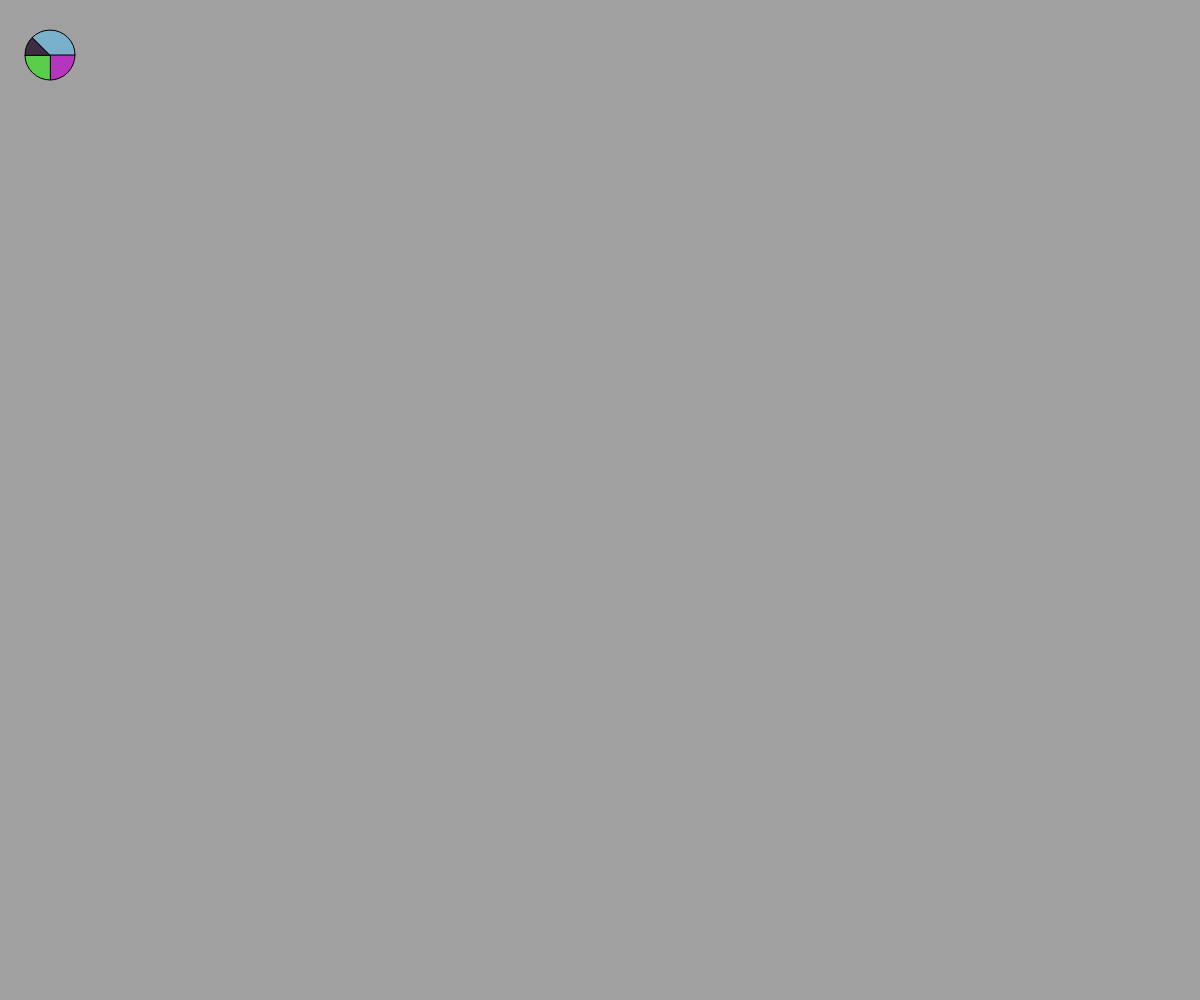
Frame 1 (no input)
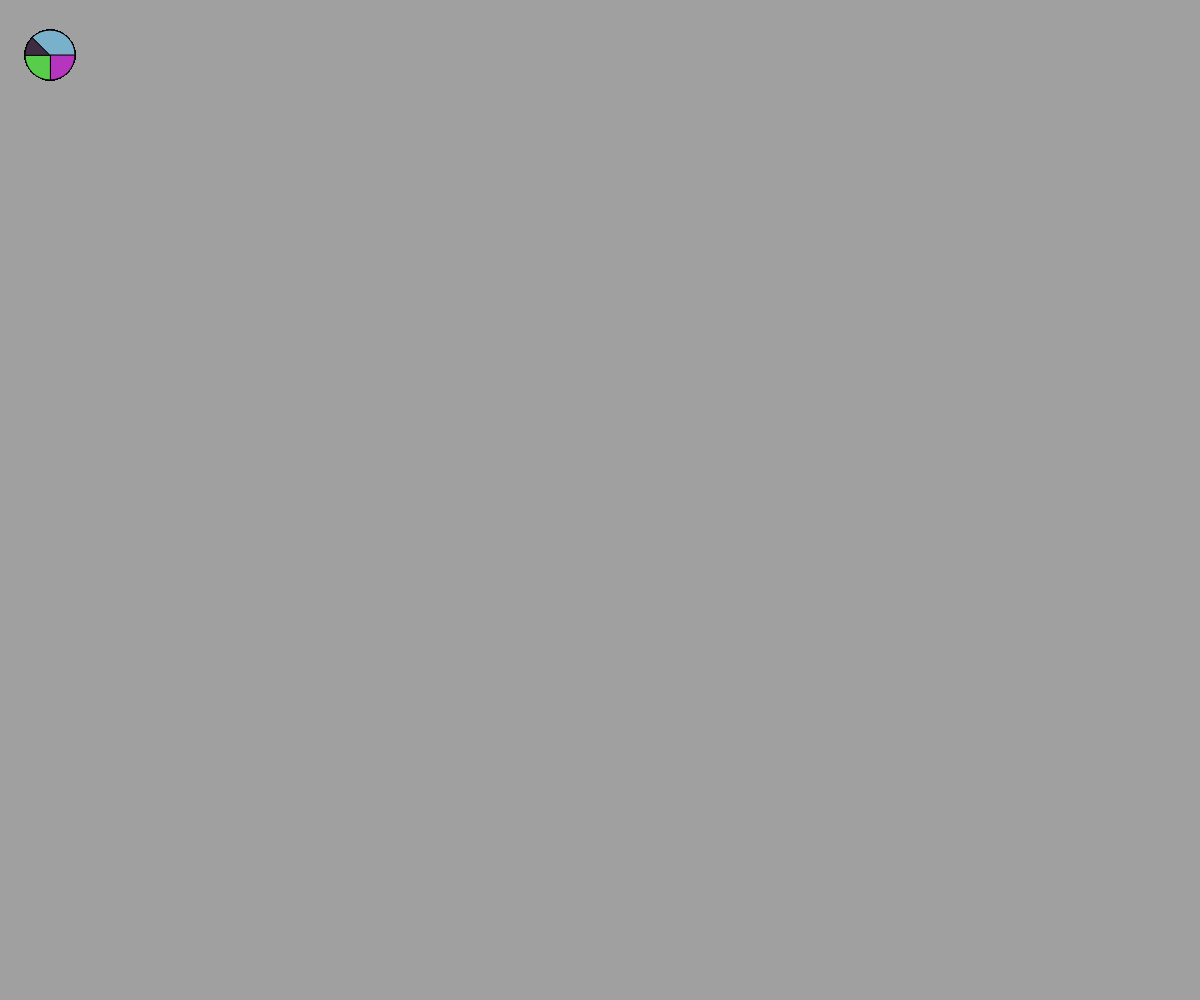
Frame 60 (no input)
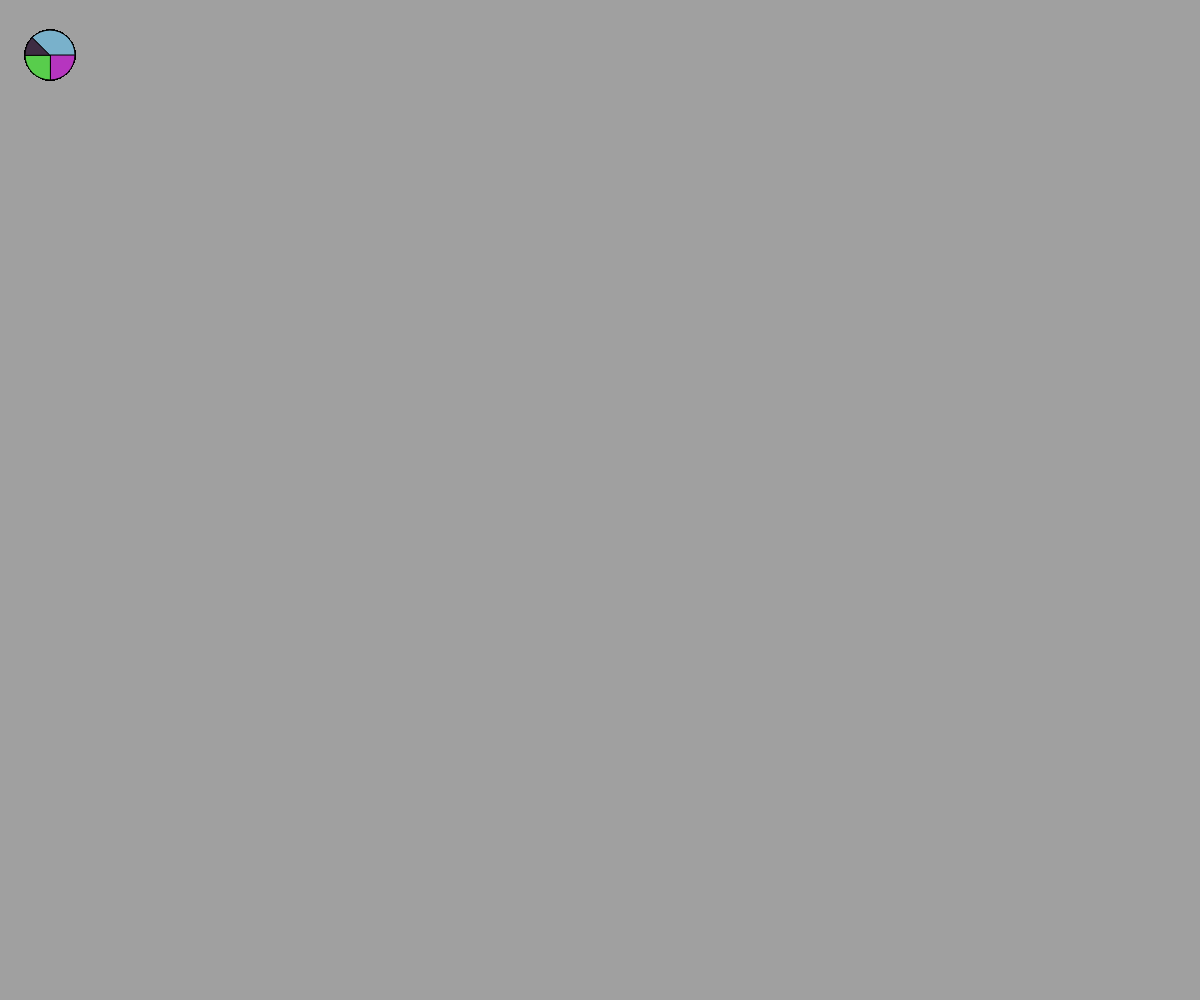
Frame 120 (the mouse pressed at the canvas centre since frame 60)

The p5.js sketch that drew these frames (run headless with seeded random() and noise() and a simulated clock; from frame 60 on, the mouse is pressed at the canvas centre):

// p5.js sketch
// ── sketch.js
// arc === arco
// arc(x,y,w,h,start,stop,[modo],[detail]);

var color1, color2, color3, color4;

function setup() {
  createCanvas(window.innerWidth, window.innerHeight);
  frameRate(30);
  background(160);
  color1 = color(random(255),random(255),random(255));
  color2 = color(random(255),random(255),random(255));
  color3 = color(random(255),random(255),random(255));
  color4 = color(random(255),random(255),random(255));
};

function draw() {
  fill(color1);
  arc(50,55,50,50,0,HALF_PI, PIE);
  fill(color2);
  arc(50,55,50,50,HALF_PI, PI, PIE);
  fill(color3);
  arc(50,55,50,50,PI, PI + QUARTER_PI, PIE);
  fill(color4);
  arc(50,55,50,50, PI + QUARTER_PI, TWO_PI, PIE);
};
 
